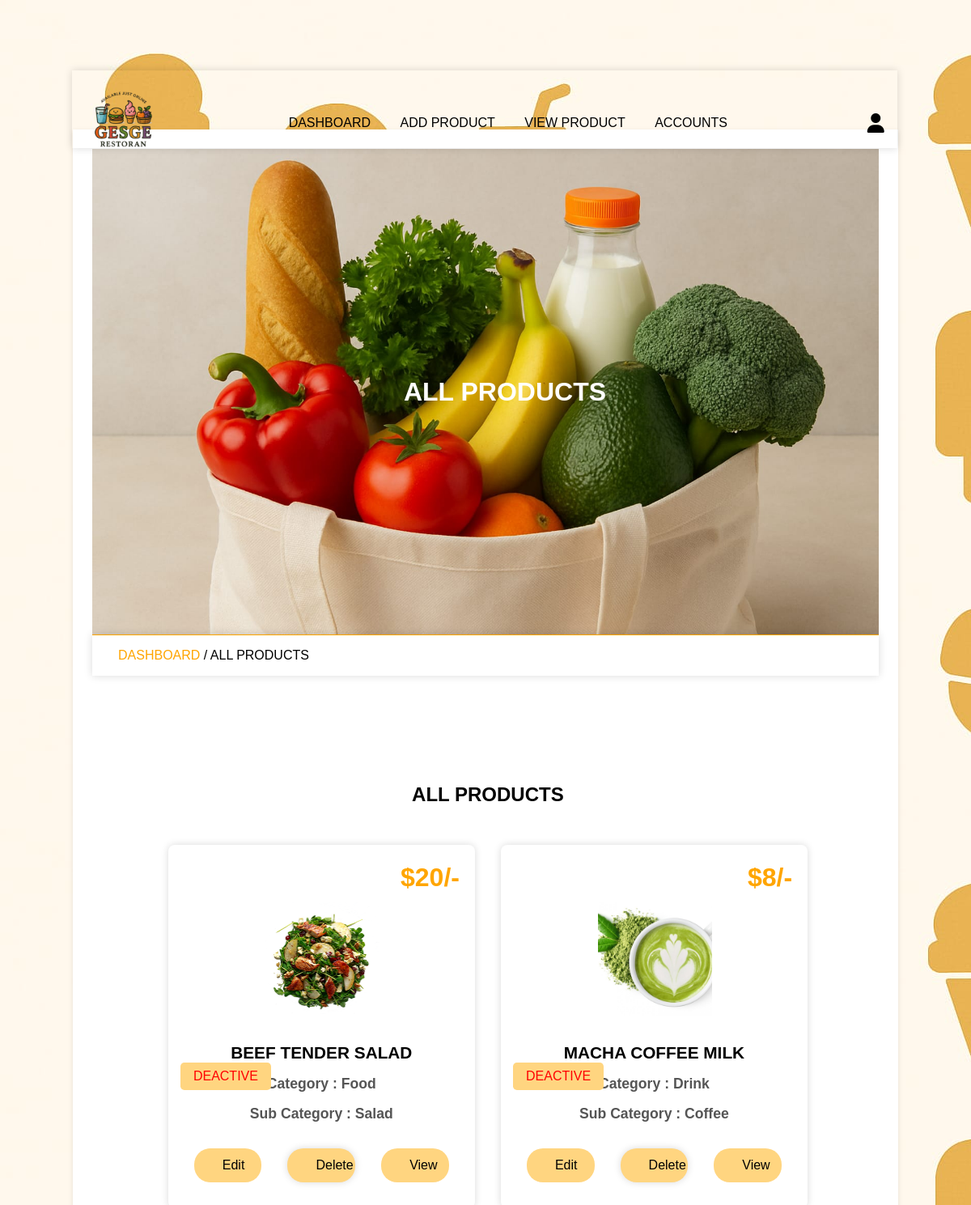
The app's page /admin/view_deactive.php (signed in) with its own data.
### tables this page shows
CREATE TABLE `products` (
  `id` int(11) NOT NULL,
  `name_product` varchar(100) NOT NULL,
  `category_id` int(10) UNSIGNED DEFAULT NULL,
  `sub_category_id` int(11) UNSIGNED DEFAULT NULL,
  `product_detail` text DEFAULT NULL,
  `status` varchar(20) NOT NULL DEFAULT 'active'
);

CREATE TABLE `categories` (
  `id` int(10) UNSIGNED NOT NULL,
  `name` varchar(50) NOT NULL
);

CREATE TABLE `sub_categories` (
  `id` int(10) UNSIGNED NOT NULL,
  `name` varchar(50) NOT NULL,
  `category_id` int(10) UNSIGNED DEFAULT NULL
);

CREATE TABLE `product_image` (
  `id` int(11) NOT NULL,
  `product_id` int(11) NOT NULL,
  `image` varchar(100) NOT NULL,
  `price` decimal(11,0) NOT NULL
);

### admin/view_deactive.php (the view, shortened to what this page needs)
<?php
    include '../components/connection.php';
?>
<!DOCTYPE html>
<html>
<head>
    <link rel="stylesheet" href="../fontawasome/css/all.min.css">
    <link rel="stylesheet"  href="../admin_css/admin_style.css?v=<?php echo time(); ?>">
</head>
<body>
    <?php include '../admin_components/admin_header.php'; ?>
    <div class="main">
        <div class="banner">
            <h1>all products</h1>
        </div>
        <div class="title2">
            <a href="dashboard.php">dashboard  </a> <span>/ all products</span>
        </div>
        <section class="show-post">
            <h1 class="heading">all products</h1>
            <div class="box-container">
                <?php
                    $select_products = $conn->prepare("SELECT products.id,
                                                        products.name_product,
                                                        product_image.image,
                                                        product_image.price,
                                                        products.status,
                                                        categories.name AS category_name,
                                                        sub_categories.name AS sub_name
                                                        FROM products
                                                        JOIN product_image ON products.id = product_image.product_id JOIN categories ON products.category_id = categories.id JOIN sub_categories ON products.sub_category_id = sub_categories.id WHERE status = 'deactive'");
                    $select_products -> execute();
                    if ($select_products->rowCount() > 0) {
                        while ($fetch_products = $select_products->fetch(PDO::FETCH_ASSOC))
                        {
                            $img_path = "../image/" .strtolower($fetch_products['category_name'])."/".strtolower($fetch_products['sub_name'])."/" .$fetch_products['image'];
                ?>
                <form action="" method="post" class="box">
                    <img src="<?= $img_path ?>" class="image">
                    <div class="status" style="color: <?php if($fetch_products['status']=='active'){echo "green";}else{echo "red";} ?>;"><?= $fetch_products['status']; ?></div>
                    <div class="title"><?= $fetch_products['name_product']; ?></div>
                    <div class="category">Category : <?= $fetch_products['category_name']; ?></div>
                    <div class="sub-category">Sub Category : <?= $fetch_products['sub_name']; ?></div>
                    <div class="price">$<?= $fetch_products['price']; ?>/-</div>
                    <div class="flex-btn">
                        <a href="edit_product.php?id=<?= $fetch_products['id']; ?>" class="btn">edit</a>
                        <button type="submit" name="delete" class="btn" onclick="return confirm('delete this product');">delete</button>
                        <a href="read_product.php?id=<?= $fetch_products['id']; ?>" class="btn">view</a>
                    </div>
                </form>
                <?php
                        }
                    }else{
                        echo '
                            <div class="empty">
                                <p>no product added yet! <br> <a href="add_product.php" style="margin-top: 1.5rem;" class="btn">add product</a></p>
                            </div>
                        ';
                    }
                ?>
            </div>
        </section>
    </div>
</body>
</html>

### admin_css/admin_style.css (style rules this page uses)
* { padding: 0; margin: 0; box-sizing: border-box; }
:root { --orange: #FFA500; --light-orange: #FFD580; --box-shadow: 0 0 10px rgba(0 0 0/15%); --text-shadow: 1px 1px 3px rgba(245, 173, 79, 0.5); }
html { font-size: 16px; font-family: sans-serif; --ms-overflow-style: scrollbar; --ms-text-size-adjust: 100%; --webkit-text-size-adjust: 100%; }
body { background-image: url('../images/bg1.jpg'); width: 100%; }
.main { width: 85vw; background: #fff; box-shadow: 0 2px 6px 0 rgb(0 0 0/10%); margin: 1rem auto; margin-top: 10rem; padding: 2%; }
a { text-decoration: none; }
.btn { line-height: 2; background-color: var(--light-orange); padding: 5px 35px; display: inline-block; border-radius: 20px; color: #000; text-transform: capitalize; font-family: inherit; cursor: pointer; font-size: 16px; user-select: none; position: relative; overflow: hidden; vertical-align: middle; transition: color .3s ease; z-index: 2; }
.btn::before { position: absolute; content: ''; left: 0; top: 0; background: var(--orange); color: #fff; height: 100%; width: 0; z-index: -1; transition: width .3s ease; }
input, textarea, button, select { background: transparent; border-radius: 20px; padding: 1rem; border: none; outline: none; width: 100%; margin: 1rem 0; box-shadow: var(--box-shadow); font-size: 20px; }
.box-container { display: grid; grid-template-columns: repeat(auto-fit, minmax(20rem, 1fr)); align-items: center; justify-content: center; }
.box-container .box { margin: 1rem; }
.heading { text-align: center; text-transform: uppercase; padding: 1rem; margin-bottom: 1rem; }
section, .post-editor { width: 75vw; min-height: 100vw; border-radius: 10px; padding: 4%; margin: 8% 4%; margin-bottom: 2%; }
.flex-btn { display: flex; justify-content: space-evenly; }
.flex-btn .btn { margin: 1rem; }
.banner { background-image: url('../images/slider4.jpg'); background-size: cover; background-position: center; background-color: var(--orange); width: 100%; height: 50vw; text-align: center; display: flex; justify-content: center; align-items: center; }
.banner h1 { text-transform: uppercase; color: #fff; margin-left: 3rem; }
.title2 { border-top: 1px solid var(--orange); padding: 1rem 2rem; text-transform: uppercase; box-shadow: var(--box-shadow); }
.title2 a { color: var(--orange); }
.show-post .box-container .box { position: relative; margin: 1rem; min-height: 20vh; box-shadow: var(--box-shadow); padding: 1rem; border-radius: .5rem; }
.show-post .box-container .box .image { width: 50%; height: 13rem; object-fit: contain; padding: 1rem; margin: 1.3rem 5.5rem; }
.show-post .box-container .box .status { position: absolute; left: 4%; text-transform: uppercase; font-size: 1rem; padding: .5rem 1rem; margin-bottom: 1rem; border-radius: .3rem; display: inline-block; margin-bottom: 1rem; background: var(--light-orange); }
.show-post .box-container .box .price { position: absolute; right: 5%; top: 5%; font-size: 2rem; font-weight: bold; color: var(--orange); }
.show-post .box-container .box .title { font-size: 1.3rem; text-transform: uppercase; font-weight: bold; margin-bottom: 1rem; margin-top: -1.5rem; text-align: center; }
.show-post .box-container .box .category { font-size: 1.1rem; text-transform: capitalize; font-weight: bold; color: #555; margin: 1rem 0; text-align: center; }
.show-post .box-container .box .sub-category { font-size: 1.1rem; text-transform: capitalize; font-weight: bold; color: #555; margin: 1rem 0; text-align: center; }
.show-post .box-container .box .flex-btn .btn { width: 33%; text-align: center; }
.box-container .status { position: absolute; left: 5%; text-transform: uppercase; font-size: 1rem; margin-bottom: 1rem; padding: .5rem 1.5rem; display: inline-block; background: var(--light-orange); border-radius: .5rem; }

### records on screen
products: category.image (picture), status "DEACTIVE", name_product "BEEF TENDER SALAD", category.name "Food", sub_category.name "Salad", product_image.price "20"
products: category.image (picture), status "DEACTIVE", name_product "MACHA COFFEE MILK", category.name "Drink", sub_category.name "Coffee", product_image.price "8"
